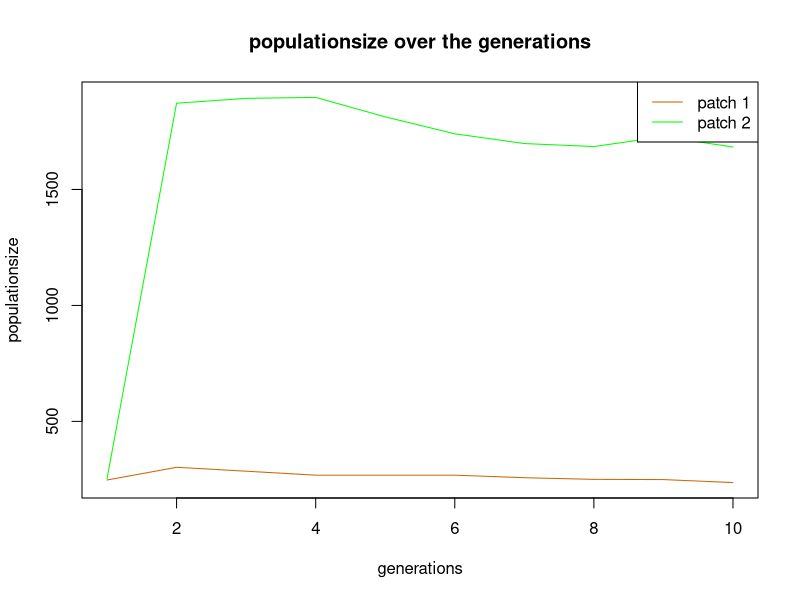
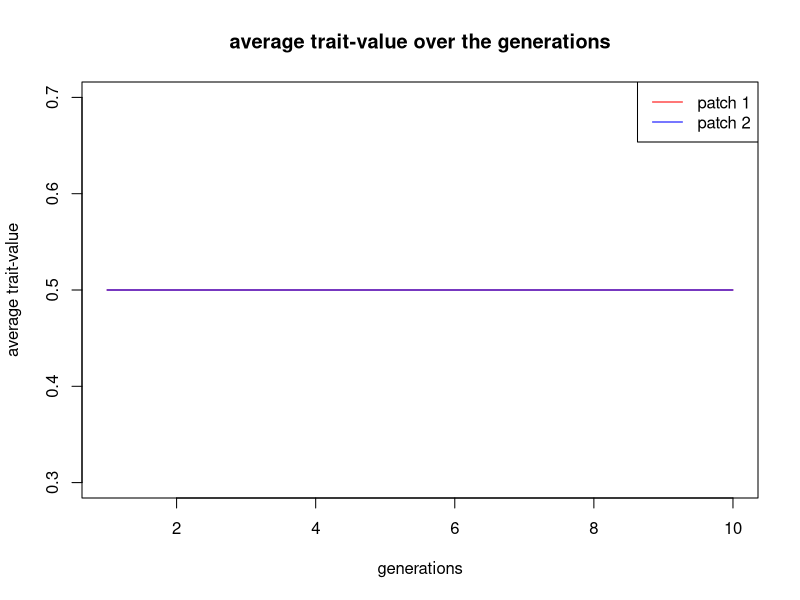

Source code (R) for these figures, in order:
#Basic IBM
rm(list=ls())

##### PARAMETERS #####
replic<-2 #replicates
Nt<-10 #generations
mig <- 0.05 #migrationfactor
max.Age<-2 # age limit

#fecundity
a <-  0.49649467
b  <-  1.47718931
c1    <-  0.72415095
c2    <- -0.24464625
c3    <-  0.99490196
c4    <- -1.31337296
c5    <- -0.06855583
c6    <-  0.32833236
c7    <--20.88383990
c8    <- -0.66263785
c9    <-  2.39334027
c10   <-  0.11670283

##### FUNCTIONS #####
w<-function(a,b,z,N,Np){
  y=a+b*plogis(c1+c2*N+c3*z+c4*(0.5*N-Np)+c5*N^2+c6*z^2+c7*(0.5*N-Np)^2+c8*z*N+c9*z*(0.5*N-Np)+c10*N*(0.5*N-Np))
  return(y)
  }

  
##### PATCHES #####
N1<-abs(rnorm(1, mean=250, sd=10)) #patch 1 is drawn 
N2<-abs(rnorm(1, mean=250, sd=10)) #patch 2 is drawn
 
patch<-c(rep(1,N1),rep(2,N2)) #vector patch: is filled with patch 1 (=1) and patch 2 (=2)
trait<-c(rep(0.5,N1),rep(0.5,N2)) #vector trait: is for all indicviduals from both patches set as 5
survival<-c(rep(max.Age,N1),rep(max.Age,N2)) #vector survival: is for all new individuals of both patches 1
  
pop<-data.frame(patch,trait,survival) #data frame including all individuals out of both patches with the columns: patch, trait & survival


##### VECTORS #####
pop.N1.vector <- rep(0,Nt) #empty vector for the populationsize of each generation in patch 1
pop.N2.vector <- rep(0,Nt) #empty vector for the populationsize of each generation in patch 2
trait.N1.vector <- rep(0,Nt) #empty vector for the average trait-value of each generation in patch 1
trait.N2.vector <- rep(0,Nt) #empty vector for the average trait-value of each generation in patch 2


pop.N1.vector[1] <- N1 #populationsize for the first generation of patch 1
pop.N2.vector[1] <- N2 #populationsize for the first generation of patch 2
trait.N1.vector <- mean(pop$trait[pop$patch==1]) #average trait-value for the first generation of patch 1
trait.N2.vector <- mean(pop$trait[pop$patch==2]) #average trait-value for the first generation of patch 2


##### REPLICATION LOOP START#####

for(r in 1:replic){
  


##### GENERATION LOOP START #####  
for(t in 2:Nt){
  N1<-nrow(subset(pop,pop$patch==1)) #N1 is every generation overwritten to keep updated 
  N2<-nrow(subset(pop,pop$patch==2)) #N2 is every generation overwritten to keep updated
  N<-c(nrow(pop)) #how many individuals there are in both patches


  ##### OFFSPRING #####

  N.0<-N/500
  N.l <- c(N1/500,N2/500) # vector of local population sizes
  
  if(N>0){
    Nchild <- rpois(nrow(pop),w(a,b,pop$trait,N.0,N.l[pop$patch])) #vectoe with number of offspring for each individual out of a poisson distribution
  }
    Hera <- rep(1:nrow(pop),Nchild) #replicates the individual to clone times the number it becomes offspring
    pop<-pop[c(1:nrow(pop),Hera),] #adds the clons of the individuals the the population data frame


  ##### DEATH #####
  pop$survival[1:N]<-pop$survival[1:N]-1 #survival set on 0
  pop$survival[(N+1):nrow(pop)]<-max.Age
  pop <-subset(pop,pop$survival>0)

  ##### END DEATH #####


  ##### MIGRATION START #####
  mig.N1 <- runif(nrow((subset(pop,pop$patch==1))),0,1) #draws so many uniformmly distributed numbers as there are individuals in patch 1
  mig.N2 <- runif(nrow((subset(pop,pop$patch==2))),0,1) #draws so many uniformmly distributed numbers as there are individuals in patch 2

  mig.N1 <- ifelse(mig.N1>mig,1,2) #the individuals with a random number lower then the migration rate get the value 2 (migrates to patch 2) & and the ones higher as the migration rate get the value 1 (dont migrate, stay in patch 1)
  mig.N2 <- ifelse(mig.N2>mig,2,1) #the individuals with a random number lower then the migration rate get the value 1 (migrate to patch 1) & and the ones higher as the migration rate get the value 2 (dont migrate,stay in patch 2)
  
  migration<-c(mig.N1,mig.N2)
  pop$patch<-migration
  
  chaos<-order(pop$patch)
  pop<-pop[chaos,]
  
  ##### MIGRATION END #####
  
  
  pop.N1.vector[t] <-sum(pop$patch==1) #overwrites the populationsizes for each generation in the empty vector (patch 1)
  pop.N2.vector[t] <-sum(pop$patch==2) #overwrites the average trait-value for each generation in the empty vector (patch 2)
 
  trait.N1.vector[t] <- mean(pop$trait[pop$patch==1]) #overwrites the average trait-value for each generation in the empty vector (patch 1)
  trait.N2.vector[t] <- mean(pop$trait[pop$patch==2]) #overwrites the average trait-value for each generation in the empty vector (patch 2)


  
  rownames(pop) <- 1:nrow(pop)        #re-indexing the population to prevent 1.1.3.2.4.....
} 
##### GENERATION LOOP END #####

#pdf(paste("graph",r,".pdf",sep=""))
#plot(pop.N1.vector, main="populationsize over the generations",xlab="generations",ylab="populationsize",type="l",col="darkorange3") #plot populationsize
#lines(pop.N2.vector,type="l",col="green") #includes the populationsize of patch 2
#legend("topright",legend=c("patch 1","patch 2"),lty=1,col=c("darkorange3","green"))
#dev.off()
#  print(r)
}
##### REPLICATION LOOP END#####


##### PLOTS #####


plot(pop.N1.vector, main="populationsize over the generations",xlab="generations",ylab="populationsize",type="l",col="darkorange3",ylim = c(min(pop.N1.vector),max(pop.N2.vector))) #plot populationsize
lines(pop.N2.vector,type="l",col="green") #includes the populationsize of patch 2
legend("topright",legend=c("patch 1","patch 2"),lty=1,col=c("darkorange3","green"))

plot(trait.N1.vector,main="average trait-value over the generations", xlab="generations",ylab="average trait-value",type="l",col="red") #plot traitvalue
lines(trait.N2.vector,type="l",col="blue") #includes the average trait-value of patch 2
legend("topright",legend=c("patch 1","patch 2"),lty=1,col=c("red","blue"))
